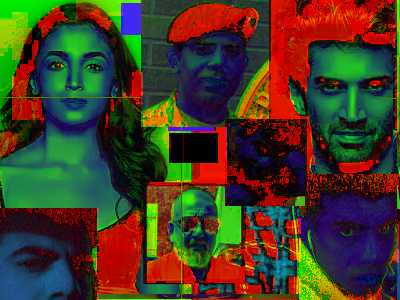
#> input picture dut/tb/uvm_images/write/hsv_v2.bmp, 400 x 300 px, found by its file name
$ python hsv_v2_S_view.py
#> lines starting #> are read from the running program, lines starting #| are printed output that depends on the picture
import cv2

image = cv2.imread('C:/Images/REPOS/GitHub/VIDEO_STREAM/ZEDBOARD/uvm_tb/VFP_TEST/dut/tb/uvm_images/write/hsv_v2.bmp')
#> image is the input picture: shape (300, 400, 3); mean B, G, R 36.6, 59.1, 69.4


# RGB Red
cv2.imshow('S-HSV_V2',image[:, :, 1])
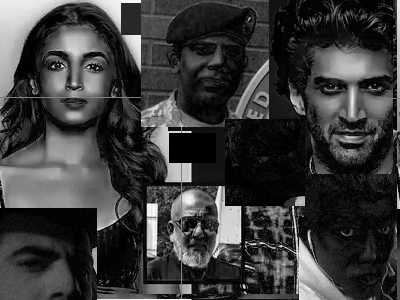
#> window 'S-HSV_V2': shape (300, 400); min 0, max 255, mean 59.1
cv2.imwrite('S-HSV_V2.bmp',image[:, :, 1])


cv2.waitKey(0)

$ run again, with dut/tb/uvm_images/write/hsv_v0.bmp copied over dut/tb/uvm_images/write/hsv_v2.bmp
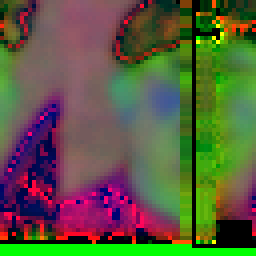
#> input picture dut/tb/uvm_images/write/hsv_v0.bmp, 64 x 64 px, found by its file name (shown 4 times larger)
#> image is the input picture: shape (64, 64, 3); mean B, G, R 62.9, 91.1, 89.7
#> `cv2.imshow('S-HSV_V2',image[:, :, 1])`:
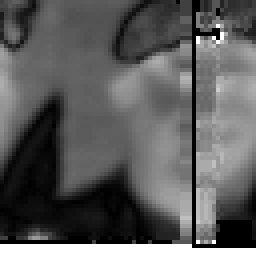
#> window 'S-HSV_V2': shape (64, 64) (shown 4 times larger); min 0, max 255, mean 91.1

$ run again, with dut/tb/uvm_images/write/hsv_v1.bmp copied over dut/tb/uvm_images/write/hsv_v2.bmp
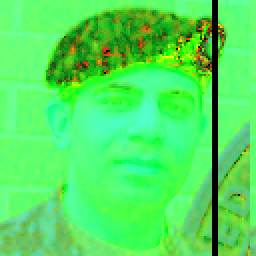
#> input picture dut/tb/uvm_images/write/hsv_v1.bmp, 128 x 128 px, found by its file name (shown 2 times larger)
#> image is the input picture: shape (128, 128, 3); mean B, G, R 93.8, 228.1, 80.9
#> `cv2.imshow('S-HSV_V2',image[:, :, 1])`:
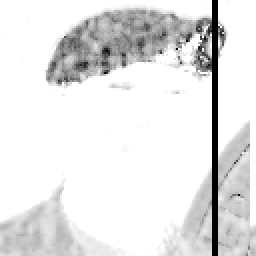
#> window 'S-HSV_V2': shape (128, 128) (shown 2 times larger); min 0, max 255, mean 228.1
